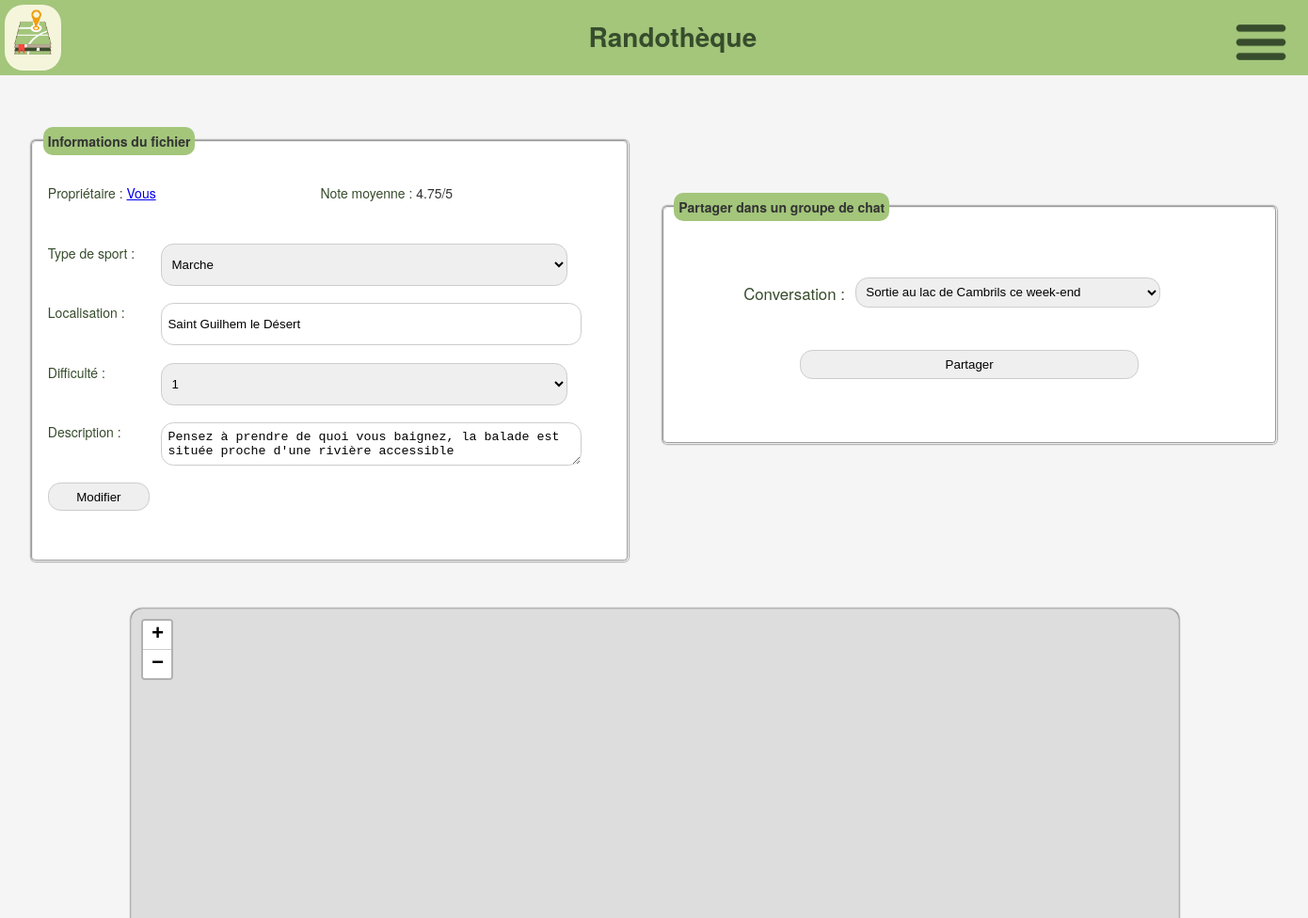
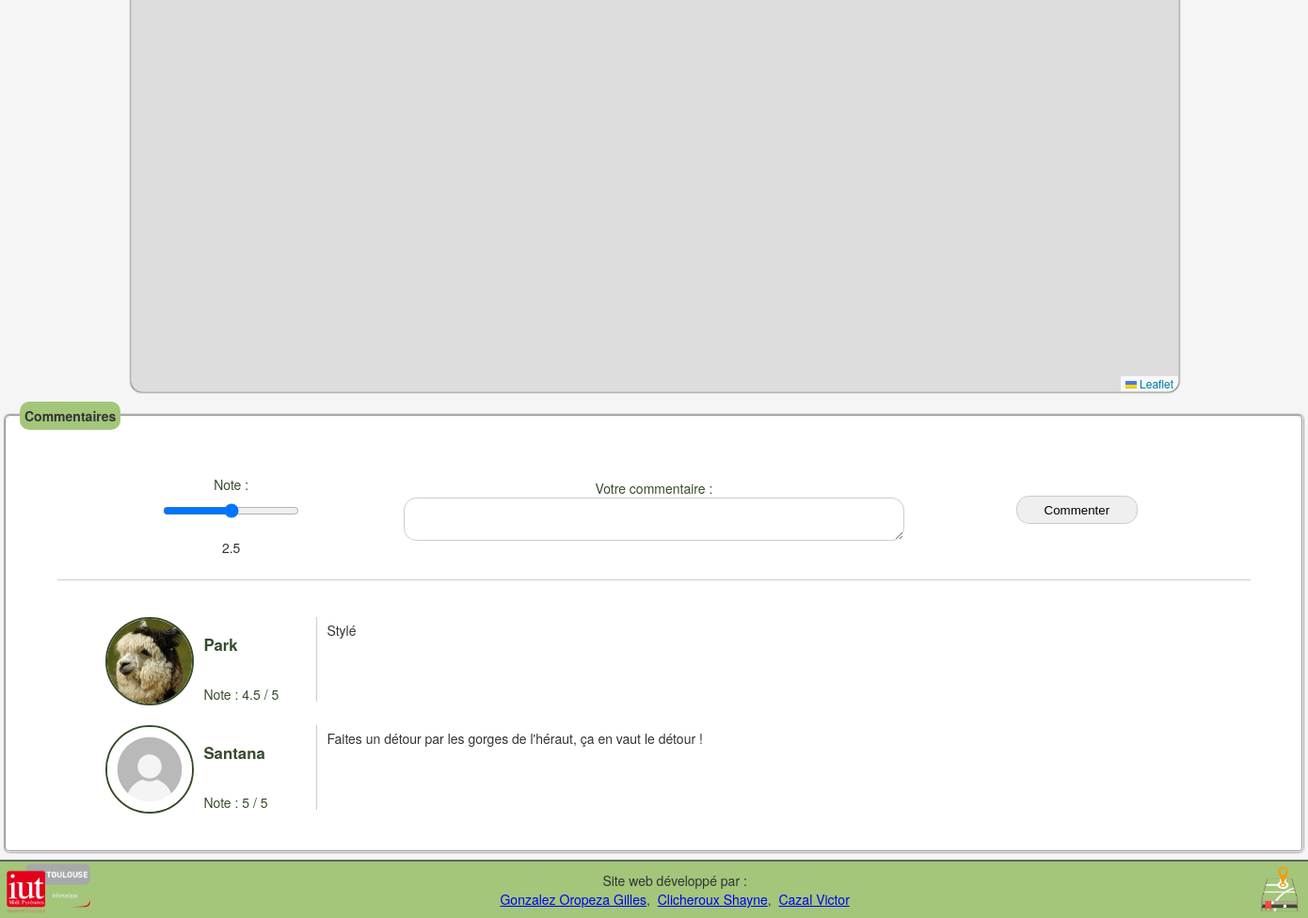
Page /visualisation.php?id_gpx=50 (signed in) on the committed database (2 pictures, top to bottom).
### tables this page shows
CREATE TABLE IF NOT EXISTS `fichier_gpx` (
  `Id_Fichier_GPX` int(11) NOT NULL AUTO_INCREMENT,
  `Nom` varchar(50) DEFAULT NULL,
  `Description` mediumtext,
  `Type_de_sport` varchar(50) DEFAULT NULL,
  `Difficulte` tinyint(4) DEFAULT NULL,
  `Localisation` varchar(50) DEFAULT NULL,
  `Id_Utilisateur` int(11) NOT NULL,
  `Distance` float DEFAULT NULL,
  PRIMARY KEY (`Id_Fichier_GPX`),
  KEY `Id_Utilisateur` (`Id_Utilisateur`)
);

CREATE TABLE IF NOT EXISTS `utilisateur` (
  `Id_Utilisateur` int(11) NOT NULL AUTO_INCREMENT,
  `Mail` varchar(50) NOT NULL,
  `Nom_d_utilisateur` varchar(50) NOT NULL,
  `Mot_de_passe` varchar(50) NOT NULL,
  `Poids` int(11) DEFAULT NULL,
  `Taille` int(11) DEFAULT NULL,
  `Sexe` char(1) DEFAULT NULL,
  `DateN` varchar(50) DEFAULT NULL,
  PRIMARY KEY (`Id_Utilisateur`),
  UNIQUE KEY `Nom_d_utilisateur` (`Nom_d_utilisateur`),
  UNIQUE KEY `Mail` (`Mail`)
);

CREATE TABLE IF NOT EXISTS `interagir` (
  `Id_Utilisateur` int(11) NOT NULL,
  `Id_Fichier_GPX` int(11) NOT NULL,
  `Note` float DEFAULT NULL,
  `Commentaire` mediumtext,
  PRIMARY KEY (`Id_Utilisateur`,`Id_Fichier_GPX`),
  KEY `Id_Fichier_GPX` (`Id_Fichier_GPX`)
);

### public_html/visualisation.php (the view, shortened to what this page needs)
<?php
require 'php/functions.php';
?>
<!DOCTYPE html>
<html lang="fr">
<?php
	include 'php/balise_head.php';
?>
	<link rel="stylesheet" href="https://unpkg.com/leaflet@1.6.0/dist/leaflet.css"/>
	<link href='https://api.mapbox.com/mapbox.js/plugins/leaflet-fullscreen/v1.0.1/leaflet.fullscreen.css' rel='stylesheet' />
	<link rel="stylesheet" href="https://unpkg.com/leaflet@1.4.0/dist/leaflet.css"/>
    <link rel="stylesheet" href="//unpkg.com/leaflet-gesture-handling/dist/leaflet-gesture-handling.min.css" type="text/css">
	<body onload="initialize()">
<?php
	include 'php/head.php';
	$id_gpx = $_GET['id_gpx'];
	$sql = "SELECT * FROM fichier_gpx, utilisateur WHERE Id_Fichier_GPX = :id_gpx AND fichier_gpx.Id_Utilisateur = utilisateur.Id_Utilisateur";
	$req = $linkpdo->prepare($sql);
	$req->execute(array('id_gpx'=>$id_gpx));
	if($row = $req->fetch()) {
	$type_de_sport = $row['Type_de_sport'];
	$localisation = $row['Localisation'];
	$difficulte = $row['Difficulte'];
	$description = $row['Description'];
	$owner = $row['Id_Utilisateur'];
	$owner_name = $row['Nom_d_utilisateur'];
	$sql = "SELECT AVG(Note) AS Note_moyenne FROM interagir WHERE Id_Fichier_GPX = :id_gpx";
	$result = $linkpdo->prepare($sql);
	$result->execute(array(':id_gpx' => $id_gpx));
	if($row = $result->fetch(PDO::FETCH_ASSOC)) {
		$note_moyenne = $row['Note_moyenne'];
	}
	if($note_moyenne == null) {
		$note_moyenne = "Aucune note";
	} else {
		$note_moyenne = $note_moyenne . "/5";
	}
	if($_SESSION['id_util'] == $owner) {
		$owner_name = "Vous";
	} else {
		$disableEdit = "disabled=\"disabled\"";
	}
?>
	<div class="formulaire">
		<fieldset id="edit">
		<legend class="title">Informations du fichier</legend>
		<form id="formedit" class="element" action="visualisation.php?id_gpx=<?php echo $id_gpx; ?>" method="post">
			<div class="propriétaire">
				<label for="localisation">Propriétaire :</label>
					<a href="profil.php?id_util=<?php echo $owner; ?>"><?php echo $owner_name; ?></a>
					</div>
				<div class="note_moyenne">
					<label for="note_moyenne">Note moyenne :&nbsp;</label>
					<?php echo $note_moyenne; ?>
				</div>
				<label for="type_de_sport">Type de sport :</label>
				<select type="text" name="type_de_sport" id="type_de_sport">
					<option value="<?php echo $type_de_sport; ?>"><?php echo $type_de_sport; ?></option>
				</select>
				<label for="localisation">Localisation :</label>
				<input type="text" name="localisation" id="localisation" value="<?php echo $localisation; ?>" />
				<label for="difficulte">Difficulté :</label>
				<select name="difficulte" id="difficulte">
					<option value="<?php echo $difficulte; ?>"><?php echo $difficulte; ?></option>
				</select>
				<label for="description">Description :</label>
				<textarea name="description" id="description"
				<?php
					if($description == "Non renseigné" || $description == "") {
						echo "placeholder=\"Description\">";
					} else {
						?>><?php
						echo $description;
					}
				?>
				</textarea>
				<?php
					if($owner_name == "Vous") {
				?>
				<div class="col">
					<input type="submit" name="edit" value="Modifier">
				</div>
				<?php
					}
				?>
		</form>
	</fieldset>
	<fieldset id="share"><legend class=title>Partager dans un groupe de chat</legend>
		<form id="formshare" class="element" action="visualisation.php?id_gpx=<?php echo $_GET['id_gpx']; ?>" method="post">
		<?php
			$sql = "SELECT * FROM participer, conversation WHERE participer.Id_Utilisateur = :util AND participer.Id_Conversation = conversation.Id_Conversation";
			$req = $linkpdo->prepare($sql);
			$req->execute(array('util' => $_SESSION['id_util']));
			echo "<div class=\"col\">";
			echo "<label for=\"conversation\">Conversation :</label>";
			if($result = $req->fetchAll()) {
				echo "<select name=\"conversation\" id=\"conversation\">";
				foreach($result as $row) {
					$id_conversation = $row['Id_Conversation'];
					$nom_conversation = $row['Libelle'];
					echo "<option value=\"$id_conversation"."||"."$nom_conversation"."\">$nom_conversation<br>";
				}
				echo "</select>";
				echo "</div>";
				echo "<input type=\"submit\" name=\"share\" value=\"Partager\">";
			} else {
				echo "<p class=\"error conversation\">Vous n'etes présents dans aucun groupe de chat.</p>";
				echo "</div>";
			}
		?>
		</form>
	</fieldset>
</div>
	<div id="map"></div>
		<?php
			$req=$linkpdo->prepare("SELECT * FROM interagir WHERE Id_Utilisateur = :id_util AND Id_Fichier_GPX = :id_gpx");
			$req->execute(array('id_util' => $_SESSION['id_util'],'id_gpx' => $id_gpx));
			if ($donnees = $req->fetch()) {
				if($donnees['Commentaire'] != "") {
					$comment = $donnees['Commentaire'];
					$alreadyCommented = true;
				} else {
					$comment = "";
					$alreadyCommented = false;
				}
				$note = $donnees['Note'];
			} else {
				$alreadyCommented = false;
				$note = 2.5;
				$comment = "";
			}
		?>
	<fieldset id="interact_comments">
		<legend class="title">Commentaires</legend>
		<form id="interact" action="visualisation.php?id_gpx=<?php echo $id_gpx; ?>" method="post">
			<div class="element 1">
				<label for="note">Note :</label>
				<input type="range" name="note" id="note" min="0" max="5" value="<?php echo $note; ?>" step="0.5" oninput="this.nextElementSibling.value = this.value"/><output><?php echo $note; ?></output>
			</div>
			<div class="element tarea">
				<label for="commentaire">Votre commentaire :</label>
				<textarea name="commentaire" id="commentaire"
				<?php
					if($alreadyCommented) {
						?>><?php
						echo $comment;
					} else {
						echo "placeholder=\"Commentaire\">";
					}
				?>
			</textarea>
			</div>
			<div class="element 3">
				<input type="submit" name="comment" value="<?php echo ($alreadyCommented) ? "Modifier" : "Commenter"; ?>">
			</div>
		</form>
		<div id="separator"></div>
		<div id="comments">
		<?php
			$req=$linkpdo->prepare("SELECT * FROM fichier_gpx, interagir, utilisateur WHERE fichier_gpx.Id_Fichier_GPX = :id_gpx AND fichier_gpx.Id_Fichier_GPX = interagir.Id_Fichier_GPX AND interagir.Id_Utilisateur = utilisateur.Id_Utilisateur");
			$req->execute(array('id_gpx' => $id_gpx));
			$interaction = $req->fetchAll();
			foreach($interaction as $inter) {
				?>
				<div class="comment">
					<div class="comment_header">
						<div class="comment_header_left">
							<?php
								if(file_exists("images/avatars/".$inter['Id_Utilisateur'].".jpg")) {
									echo "<img src=\"images/avatars/".$inter['Id_Utilisateur'].".jpg\" alt=\"Avatar de ".$inter['Nom_d_utilisateur']."\" height=\"60\">";
								} else {
									echo "<img src=\"images/avatars/default.jpg\" alt=\"Avatar de ".$inter['Nom_d_utilisateur']."\" height=\"100\">";
								}
							 ?>
						</div>
						<div class="comment_header_right">
							<p class="comment_author"><?php echo $inter['Nom_d_utilisateur']; ?></p>
							<p class="comment_note">Note : <?php echo $inter['Note']; ?> / 5</p>
						</div>
					</div>
					<div class="comment_content">
						<p class="comment_text"><?php echo $inter['Commentaire']; ?></p>
					</div>
				</div>
				<?php
			}
		?>
		</div>
	</fieldset>
<?php
	} else {
		echo "<div class=\"message\"><p class=\"error\">Fichier GPX Inexistant</p></div>";
	}
	include 'php/footer.php';
?>
</body>
</html>

### public_html/css/visualisation.css (style rules this page uses)
.formulaire { display : flex; justify-content : space-evenly; flex-direction: row; margin-top : 50px; margin-bottom : 50px; }
.title { display: flex; justify-content: space-between; margin-bottom: 10px; background-color: var(--vert-clair); border-radius: 10px; padding: 5px; font-weight: bold; }
fieldset { background-color: #fff; border-radius: 5px; box-shadow: 0 0 2px #000; }
.note_moyenne { justify-content: center; display: flex; flex-direction: row; }
label { text-decoration: bold; color : var(--vert-fonce); }
#formedit { display: grid; grid-template-columns: 0.2fr 0.8fr; grid-template-rows: 1fr 1fr 1fr 1fr 1fr 1fr; gap: 5px 0px; padding: 5px; }
.element { display: flex; justify-content: center; margin: 10px auto; width: 600px; padding: 1em; }
.element input { width: 90%; padding: .5em; border: 1px solid #CCC; border-radius: 1em; margin-bottom: 1em; }
.element select { width: 90%; padding: .5em; border: 1px solid #CCC; border-radius: 1em; margin-bottom: 1em; }
#map { margin: 5px 5%; width: 80%; margin: 0 10%; height: 62em; z-index: 0; border: 1px solid #CCC; border-radius: 1em; box-shadow: 0 0 2px #000; }
#interact_comments { display: flex; justify-content: center; flex-direction: column; margin: 10px auto; width: 80%; padding: 1em; }
#interact { display: grid; grid-template-columns: 0.5fr 2fr 0.5fr; grid-template-rows: 1fr; gap: 0px 0px; grid-template-areas: ". . ."; margin: 0 10%; }
#separator { border-bottom: 1px solid #CCC; margin: 0 3% 15px 3%; }
.element textarea { width: 90%; padding: .5em; border: 1px solid #CCC; border-radius: 1em; margin-bottom: 1em; }
.element.tarea { display: flex; justify-content: center; margin: 10px auto; width: 600px; padding: 1em; }
#interact .element { display: flex; flex-direction: column; justify-content: center; align-items: center; margin: 10px auto; width: 80%; padding: 1em; }
#comments { display: flex; justify-content: center; flex-direction: column; margin: 10px; margin: 0 5%; padding: 1em; }
.comment { display: flex; flex-direction: row; height: 90px; margin-bottom: 25px; }
.comment_header { display: flex; flex-direction: row; margin: 10px; width: 250px; height: 90px; border-right: 1px solid #CCC; }
.comment_header_left img { height: 90px; border-radius: 50%; border: var(--vert-fonce) solid 2px; }
.comment_header_right { display: flex; flex-direction: column; justify-content: flex-start; margin-left: 10px; padding-bottom: 10px; }
.comment_author { font-weight: bold; font-size: 1.2em; color : var(--vert-fonce); }
.comment_note { font-size: 1em; color : var(--vert-fonce); }
.comment_text { font-size: 1em; width: fit-content; }
.comment_content { width: 1049px; overflow-y: scroll; }
select#conversation { width: 60%; margin: 0 2%; }
#formshare label { text-decoration: bold; font-size: 1.2em; color : var(--vert-fonce); margin-top: 5px; }
#share { height: 250px; margin-top: 5%; }
#formshare { display: flex; flex-direction: column; justify-content: space-evenly; align-items: center; height: 100%; margin-top: 0%; padding-top: 0%; }
#formshare .col { display: flex; flex-direction: row; width: 90%; margin: 0 0 0 10%; }
#formshare input { width: 60%; padding: .5em; border: 1px solid #CCC; border-radius: 1em; margin-bottom: 1em; }

### public_html/css/common.css (style rules this page uses)
:root { --gris-tres-clair: #f0f0f0; --vert-tres-clair: #e4eed8; --vert-clair: #a3c67b; --vert-fonce: #374c2c; --rouge-fonce: #b80000; --rouge-clair: #d08888; --beige: #B6AC96; --beige-clair: #E0D7C7; --border-color: rgb(98, 98, 98); }
body { background-color: #f5f5f5; color: #333; font-family: "Helvetica Neue", Helvetica, Arial, sans-serif; font-size: 14px; line-height: 1.42857143; margin: 0; -webkit-font-smoothing: antialiased; -webkit-text-size-adjust: none; padding: 85px 0 60px 0; min-height: 100%; }

### rows in the picture
fichier_gpx: Id_Utilisateur.Id_Utilisateur "Vous", type_de_sport "Marche", localisation "Saint Guilhem le Désert", difficulte "1", description "Pensez à prendre de quoi vous baignez, la balade est située proche d'une rivière accessible"
interagir: Id_Utilisateur.Nom_d_utilisateur "Park", Note "4.5", Commentaire "Stylé"
interagir: Id_Utilisateur.Nom_d_utilisateur "Santana", Note "5", Commentaire "Faites un détour par les gorges de l'héraut, ça en vaut le détour !"

### other values in the picture
$note_moyenne "4.75/5"
$note "2.5"
form field conversation "Sortie au lac de Cambrils ce week-end"
